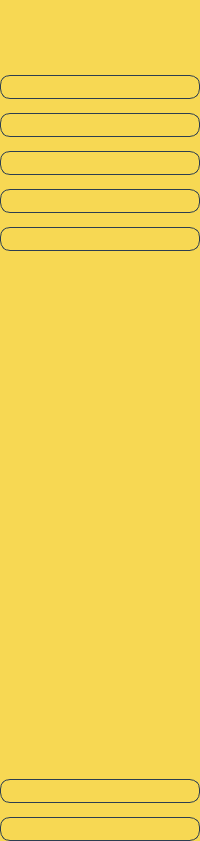
     <widget class="QWidget" name="iconOnly" native="true">
      <property name="styleSheet">
       <string notr="true">background-color: rgb(247, 216, 83);</string>
      </property>
      <layout class="QVBoxLayout" name="verticalLayout_5">
       <property name="spacing">
        <number>0</number>
       </property>
       <property name="leftMargin">
        <number>0</number>
       </property>
       <property name="topMargin">
        <number>0</number>
       </property>
       <property name="rightMargin">
        <number>0</number>
       </property>
       <property name="bottomMargin">
        <number>0</number>
       </property>
       <item>
        <layout class="QHBoxLayout" name="horizontalLayout_2">
         <property name="topMargin">
          <number>10</number>
         </property>
         <item>
          <widget class="QLabel" name="label">
           <property name="minimumSize">
            <size>
             <width>50</width>
             <height>50</height>
            </size>
           </property>
           <property name="maximumSize">
            <size>
             <width>50</width>
             <height>50</height>
            </size>
           </property>
           <property name="text">
            <string/>
           </property>
           <property name="pixmap">
            <pixmap resource="resources.qrc">:/icons/icons/seal-02.png</pixmap>
           </property>
           <property name="scaledContents">
            <bool>true</bool>
           </property>
          </widget>
         </item>
        </layout>
       </item>
       <item>
        <layout class="QVBoxLayout" name="verticalLayout">
         <property name="spacing">
          <number>14</number>
         </property>
         <property name="topMargin">
          <number>15</number>
         </property>
         <item>
          <widget class="QPushButton" name="homeIcon">
           <property name="styleSheet">
            <string notr="true">QPushButton {
    border: 1px solid #2C3E50;    /* thinner border */
    border-radius: 10px;           /* small rounding */
    padding: 4px 8px;             /* top/bottom, left/right */
    background-color: #951ab;
    color: black;
    font-size: 12px;              /* smaller text */
}
</string>
           </property>
           <property name="text">
            <string/>
           </property>
           <property name="icon">
            <iconset resource="resources.qrc">
             <normaloff>:/icons/icons/home.svg</normaloff>:/icons/icons/home.svg</iconset>
           </property>
           <property name="iconSize">
            <size>
             <width>20</width>
             <height>20</height>
            </size>
           </property>
           <property name="checkable">
            <bool>true</bool>
           </property>
           <property name="autoExclusive">
            <bool>true</bool>
           </property>
          </widget>
         </item>
         <item>
          <widget class="QPushButton" name="browseIcon_2">
           <property name="styleSheet">
            <string notr="true">QPushButton {
    border: 1px solid #2C3E50;    /* thinner border */
    border-radius: 10px;           /* small rounding */
    padding: 4px 8px;             /* top/bottom, left/right */
    background-color: #951ab;
    color: black;
    font-size: 12px;              /* smaller text */
}
</string>
           </property>
           <property name="text">
            <string/>
           </property>
           <property name="icon">
            <iconset resource="resources.qrc">
             <normaloff>:/icons/icons/compass.svg</normaloff>:/icons/icons/compass.svg</iconset>
           </property>
           <property name="iconSize">
            <size>
             <width>20</width>
             <height>20</height>
            </size>
           </property>
           <property name="checkable">
            <bool>true</bool>
           </property>
           <property name="autoExclusive">
            <bool>true</bool>
           </property>
          </widget>
         </item>
         <item>
          <widget class="QPushButton" name="reportIcon_2">
           <property name="styleSheet">
            <string notr="true">QPushButton {
    border: 1px solid #2C3E50;    /* thinner border */
    border-radius: 10px;           /* small rounding */
    padding: 4px 8px;             /* top/bottom, left/right */
    background-color: #951ab;
    color: black;
    font-size: 12px;              /* smaller text */
}
</string>
           </property>
           <property name="text">
            <string/>
           </property>
           <property name="icon">
            <iconset resource="resources.qrc">
             <normaloff>:/icons/icons/clipboard.svg</normaloff>:/icons/icons/clipboard.svg</iconset>
           </property>
           <property name="iconSize">
            <size>
             <width>20</width>
             <height>20</height>
            </size>
           </property>
           <property name="checkable">
            <bool>true</bool>
           </property>
           <property name="autoExclusive">
            <bool>true</bool>
           </property>
          </widget>
         </item>
         <item>
          <widget class="QPushButton" name="matchIcon">
           <property name="styleSheet">
            <string notr="true">QPushButton {
    border: 1px solid #2C3E50;    /* thinner border */
    border-radius: 10px;           /* small rounding */
    padding: 4px 8px;             /* top/bottom, left/right */
    background-color: #951ab;
    color: black;
    font-size: 12px;              /* smaller text */
}
</string>
           </property>
           <property name="text">
            <string/>
           </property>
           <property name="icon">
            <iconset resource="resources.qrc">
             <normaloff>:/icons/icons/search.svg</normaloff>:/icons/icons/search.svg</iconset>
           </property>
           <property name="iconSize">
            <size>
             <width>20</width>
             <height>20</height>
            </size>
           </property>
           <property name="checkable">
            <bool>true</bool>
           </property>
           <property name="autoExclusive">
            <bool>true</bool>
           </property>
          </widget>
         </item>
         <item>
          <widget class="QPushButton" name="reportIcon">
           <property name="styleSheet">
            <string notr="true">QPushButton {
    border: 1px solid #2C3E50;    /* thinner border */
    border-radius: 10px;           /* small rounding */
    padding: 4px 8px;             /* top/bottom, left/right */
    background-color: #951ab;
    color: black;
    font-size: 12px;              /* smaller text */
}
</string>
           </property>
           <property name="text">
            <string/>
           </property>
           <property name="icon">
            <iconset resource="resources.qrc">
             <normaloff>:/icons/icons/inbox.svg</normaloff>:/icons/icons/inbox.svg</iconset>
           </property>
           <property name="iconSize">
            <size>
             <width>20</width>
             <height>20</height>
            </size>
           </property>
           <property name="checkable">
            <bool>true</bool>
           </property>
           <property name="autoExclusive">
            <bool>true</bool>
           </property>
          </widget>
         </item>
        </layout>
       </item>
       <item>
        <spacer name="verticalSpacer">
         <property name="orientation">
          <enum>Qt::Vertical</enum>
         </property>
         <property name="sizeHint" stdset="0">
          <size>
           <width>20</width>
           <height>528</height>
          </size>
         </property>
        </spacer>
       </item>
       <item>
        <layout class="QVBoxLayout" name="verticalLayout_2">
         <property name="spacing">
          <number>14</number>
         </property>
         <item>
          <widget class="QPushButton" name="settingsIcon">
           <property name="styleSheet">
            <string notr="true">QPushButton {
    border: 1px solid #2C3E50;    /* thinner border */
    border-radius: 10px;           /* small rounding */
    padding: 4px 8px;             /* top/bottom, left/right */
    background-color: #951ab;
    color: black;
    font-size: 12px;              /* smaller text */
}
</string>
           </property>
           <property name="text">
            <string/>
           </property>
           <property name="icon">
            <iconset resource="resources.qrc">
             <normaloff>:/icons/icons/settings.svg</normaloff>:/icons/icons/settings.svg</iconset>
           </property>
           <property name="iconSize">
            <size>
             <width>20</width>
             <height>20</height>
            </size>
           </property>
          </widget>
         </item>
         <item>
          <widget class="QPushButton" name="logoutIcon">
           <property name="styleSheet">
            <string notr="true">QPushButton {
    border: 1px solid #2C3E50;    /* thinner border */
    border-radius: 10px;           /* small rounding */
    padding: 4px 8px;             /* top/bottom, left/right */
    background-color: #951ab;
    color: black;
    font-size: 12px;              /* smaller text */
}
</string>
           </property>
           <property name="text">
            <string/>
           </property>
           <property name="icon">
            <iconset resource="resources.qrc">
             <normaloff>:/icons/icons/log-out.svg</normaloff>:/icons/icons/log-out.svg</iconset>
           </property>
           <property name="iconSize">
            <size>
             <width>20</width>
             <height>20</height>
            </size>
           </property>
          </widget>
         </item>
        </layout>
       </item>
      </layout>
     </widget>
